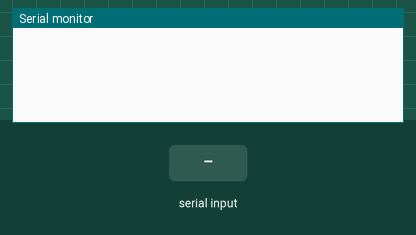
Recording of a sketch running on a simulated Arduino Uno, built with avr-gcc and run on an emulated ATmega328P. Parts: the last lines printed to the serial monitor. The test bench sets the inputs (shaded band).

Above: at 1.2 s.
1.3 s: "TEMPOBC\n" received over Serial
At 2.5 s:
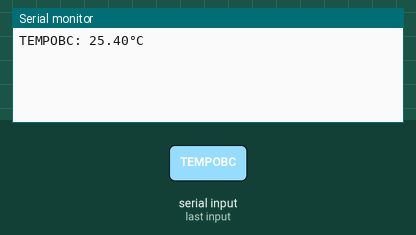
2.8 s: "TEMPEPS\n" received over Serial
At 3.9 s:
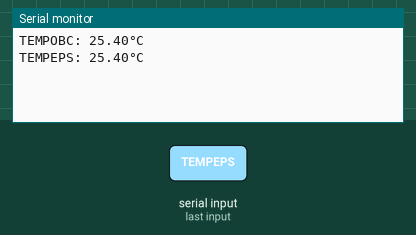

Measured:
- after the input at 1.3 s, the serial monitor: prints a new line at once (image 1)
- after the input at 2.8 s, the serial monitor: prints a new line at once (image 2)

The sketch:

EX12_READ_TEMPOBC_TEMPEPS.ino
```cpp
//This code reads both TEMPEPS and TEMPOBC and you can call them via serial input

#define PIN_OBCTEMP A1
#define PIN_EPSTEMP A2

void setup() {
  Serial.begin(9600);
}

void loop() {
  if (Serial.available() > 0) {
    String keyboardInput = Serial.readStringUntil('\n');
    keyboardInput.trim();
    if (keyboardInput == "TEMPOBC") {
      readTEMPOBC();
    } else if (keyboardInput == "TEMPEPS") {
      readTEMPEPS();
    }
  }
}

void readTEMPOBC() {
  float obcReading = analogRead(PIN_OBCTEMP);
  float obcTemp = (obcReading * (5100.00 / 1024.00)) / 10.00;

  Serial.print("TEMPOBC: ");
  Serial.print(obcTemp);
  Serial.println("°C");
}

void readTEMPEPS() {
  float epsReading = analogRead(PIN_EPSTEMP);
  float epsTemp = (epsReading * (5100.00 / 1024.00)) / 10.00;

  Serial.print("TEMPEPS: ");
  Serial.print(epsTemp);
  Serial.println("°C");
}
```
